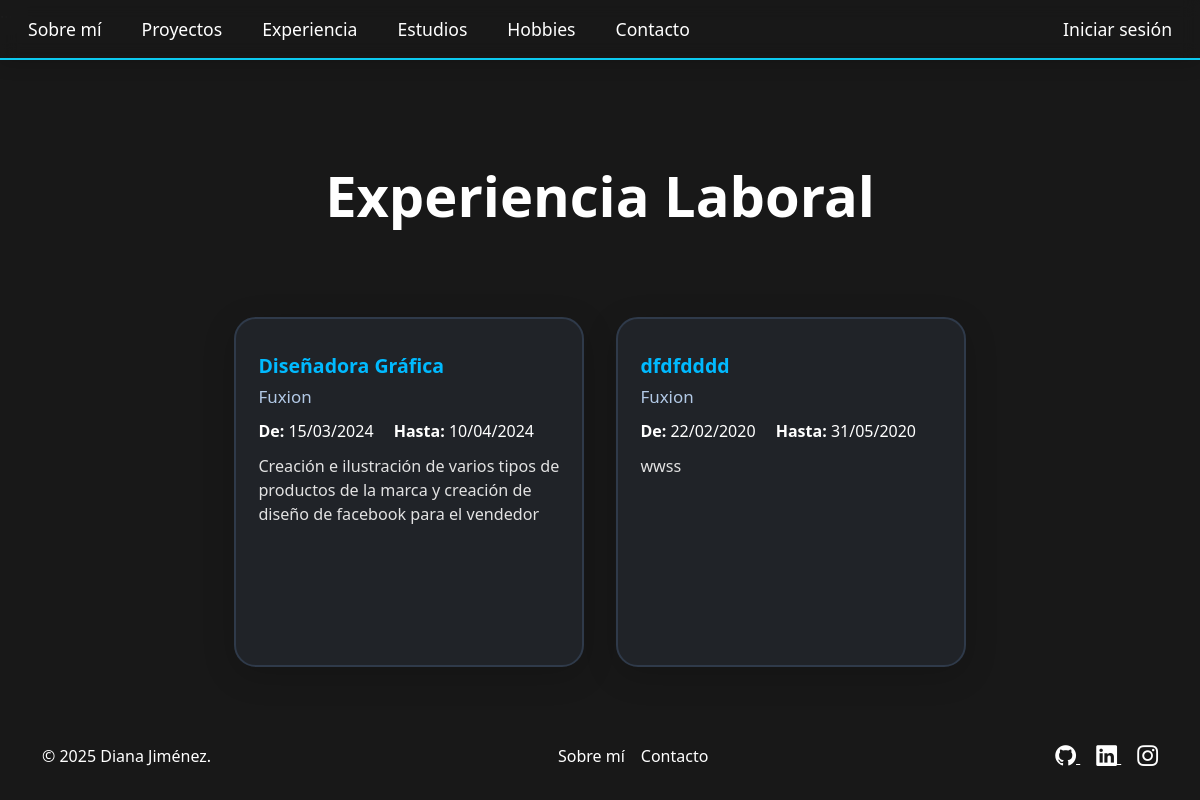
The page /experiencia/ on the database as committed earlier.
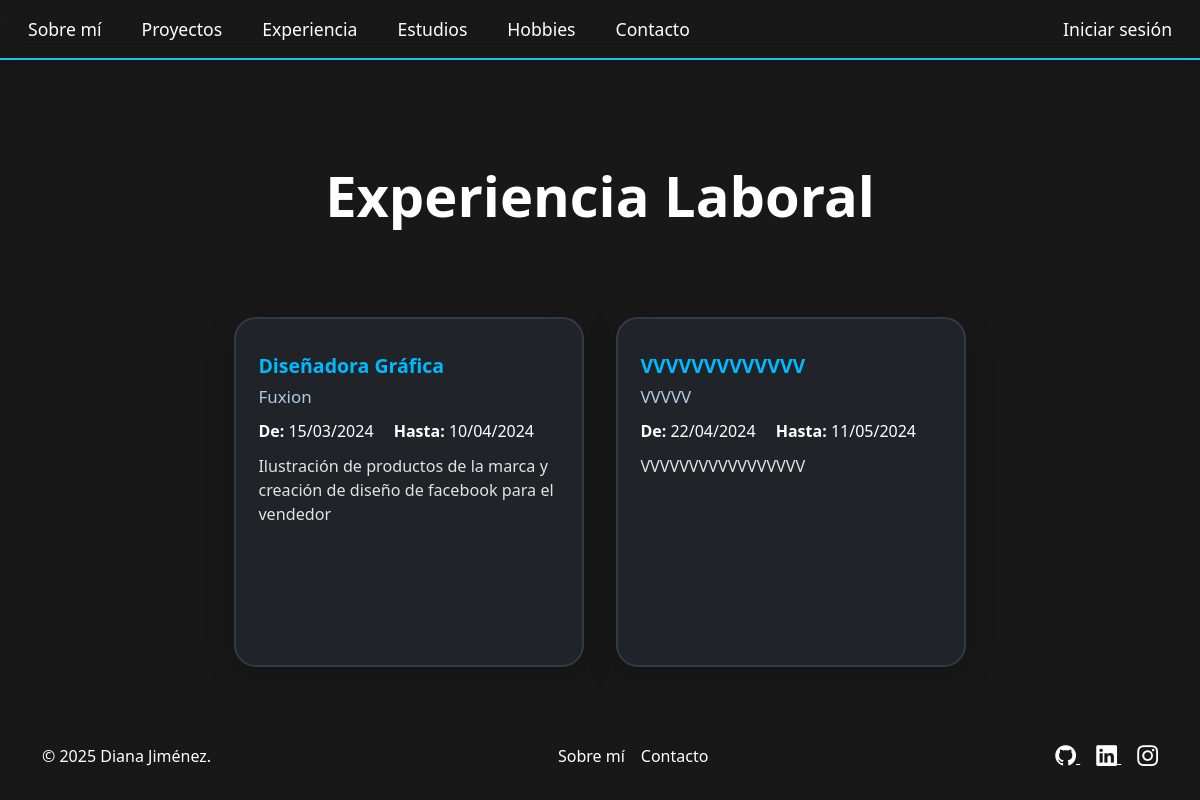
The same page on the database as committed later.
### portafolio_app/models.py (models this page shows, shortened)
class ExperienciaLaboral(models.Model):
    puesto = models.CharField(max_length=100)
    empresa = models.CharField(max_length=100)
    fecha_inicio = models.DateField()
    fecha_fin = models.DateField(null=True, blank=True)
    descripcion = models.TextField()

### portafolio_app/views.py (the view)
# urls.py: path('experiencia/', views.lista_experiencia, name='lista_experiencia'),
def lista_experiencia(request):
    experiencia = ExperienciaLaboral.objects.all()
    return render(request, 'portafolio/lista_experiencia.html', {'experiencia': experiencia})

### portafolio_app/templates/portafolio/lista_experiencia.html (shortened to what this page needs)
{% extends 'portafolio/base.html' %}
{% load static %}
{% block contenido %}
<div class="container experiencia-contenedor">
    <h1 class="display-4 fw-bold gradient-text text-center mt-5 mb-5">Experiencia Laboral</h1>
    <div class="card-list-grid">
        {% for exp in experiencia %}
        <div class="card-custom">
            <div class="card-title-main">{{ exp.puesto }}</div>
            <div class="card-title-secondary">{{ exp.empresa }}</div>
            <div class="card-dates">
                <span class="fw-bold">De:</span> {{ exp.fecha_inicio|date:"d/m/Y" }}
                <span class="fw-bold ms-3">Hasta:</span>
                {% if exp.fecha_fin %}
                {{ exp.fecha_fin|date:"d/m/Y" }}
                {% else %}
                Actual
                {% endif %}
            </div>
            <div class="card-description">{{ exp.descripcion }}</div>
        </div>
        {% empty %}
        <div class="col-12 text-center text-muted">
            <p>No hay experiencias registradas.</p>
        </div>
        {% endfor %}
    </div>
</div>
{% endblock %}

Rows that differ between the two databases and show on the page:
removed ExperienciaLaboral: puesto "dfdfdddd", empresa "Fuxion", fecha_inicio "22/02/2020", fecha_fin "31/05/2020", descripcion "wwss"
changed ExperienciaLaboral "Diseñadora Gráfica": descripcion "Creación e ilustración de varios tipos de productos de la marca y creación de diseño de facebook para el vendedor" → "Ilustración de productos de la marca y creación de diseño de facebook para el vendedor"
added ExperienciaLaboral: puesto "VVVVVVVVVVVVV", empresa "VVVVV", fecha_inicio "22/04/2024", fecha_fin "11/05/2024", descripcion "VVVVVVVVVVVVVVVVV"
